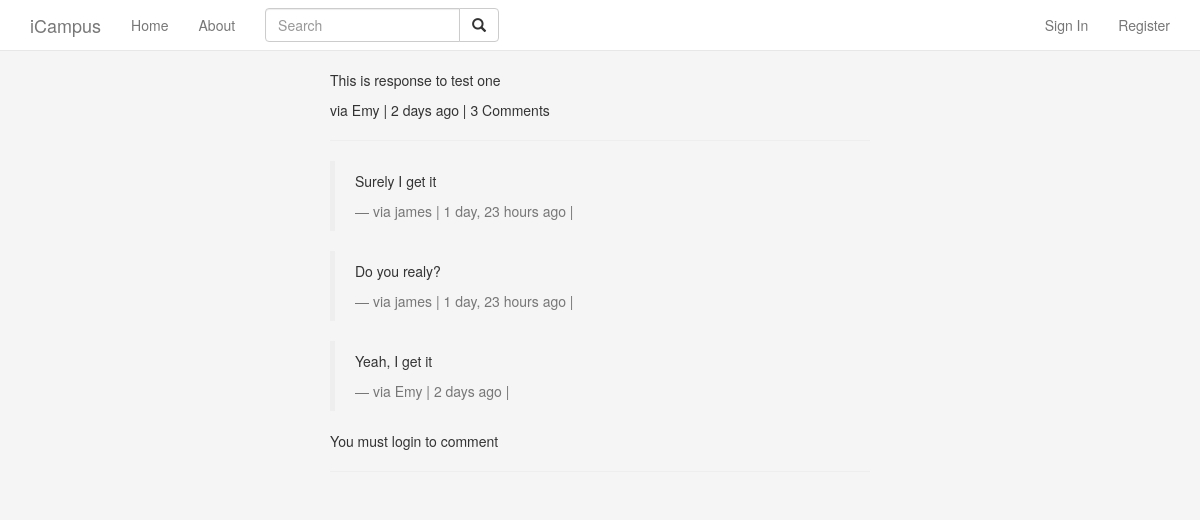
Page /comments/2/ on the committed database.
### comments/models.py (models this page shows, shortened)
class Comment(models.Model):
    user        = models.ForeignKey(settings.AUTH_USER_MODEL, default=1)
    content_type = models.ForeignKey(ContentType, on_delete=models.CASCADE)
    object_id = models.PositiveIntegerField()
    content_object = GenericForeignKey('content_type', 'object_id')
    parent      = models.ForeignKey("self", null=True, blank=True)
    content     = models.TextField()
    timestamp   = models.DateTimeField(auto_now_add=True)
    objects = CommentManager()
    class Meta:
        ordering = ['-timestamp']
    def children(self): #replies
        return Comment.objects.filter(parent=self)
    @property
    def is_parent(self):
        if self.parent is not None:
            return False
        return True

### comments/views.py (the view, shortened to what this page needs)
# urls.py: url(r'^(?P<id>\d+)/$', comment_thread, name='thread'),
def comment_thread(request, id):
    try:
        obj = Comment.objects.get(id=id)
    except:
        raise Http404
    if not obj.is_parent:
        obj = obj.parent
    content_object = obj.content_object # Post that the comment is on
    content_id = obj.content_object.id
    initial_data = {
            "content_type": obj.content_type,
            "object_id": obj.object_id
    }
    form = CommentForm(request.POST or None, initial=initial_data)
    context = {
        "comment": obj,
        "form": form,
    }
    return render(request, "comment_thread.html", context)

### comments/forms.py
class CommentForm(forms.Form):
    content_type = forms.CharField(widget=forms.HiddenInput)
    object_id = forms.IntegerField(widget=forms.HiddenInput)
    content = forms.CharField(label='', widget=forms.Textarea(attrs={'rows': 2, 'cols': 40}))

### comments/templates/comment_thread.html (shortened to what this page needs)
{% extends "base.html" %}
{% load crispy_forms_tags %}
{% block page_content %}
<div class='col-sm-6 col-sm-offset-3'>
          <p>{{ comment.content }}</p>
          <footer>via {{ comment.user }} | {{ comment.timestamp|timesince }} ago | {% if comment.children.count > 0 %}{{ comment.children.count }} Comment{% if comment.children.count > 1 %}s{% endif %} {% endif %} </footer>
          <hr/>
          <div>
              {% for child_comment in comment.children %}
                <blockquote>
                <p>{{ child_comment.content }}</p>
                <footer>via {{ child_comment.user }} | {{ child_comment.timestamp|timesince }} ago | {% if request.user == child_comment.user %}<a href='{{ child_comment.get_delete_url }}'>Delete</a>{% endif %}</footer>
                </blockquote>
             {% endfor %}
             {% if request.user.is_authenticated %}
            <form method="POST" action="."> {% csrf_token %}
                {{ form|crispy }}
                <input type='hidden' name='parent_id' value='{{ comment.id }}'>
                <input type='submit' value='Reply' class='btn btn-default'>
            </form>
            {% else %}
            <p>You must login to comment </p>
            {% endif %}
        </div>
        <hr/>
</div>
{% endblock %}

### careers/static/css/base.css (style rules this page uses)
body { min-height: 2000px; padding-top: 70px; }
p { font-size: 14px; }

### careers/static/css/styles.css (style rules this page uses)
body { background-color: rgba(212, 216, 212, 0.25); }

### rows in the picture
Comment: content "This is response to test one", user "Emy", timestamp "2 days", children.count "3"
Comment: content "Surely I get it", user "james", timestamp "1 day, 23 hours"
Comment: content "Do you realy?", user "james", timestamp "1 day, 23 hours"
Comment: content "Yeah, I get it", user "Emy", timestamp "2 days"
